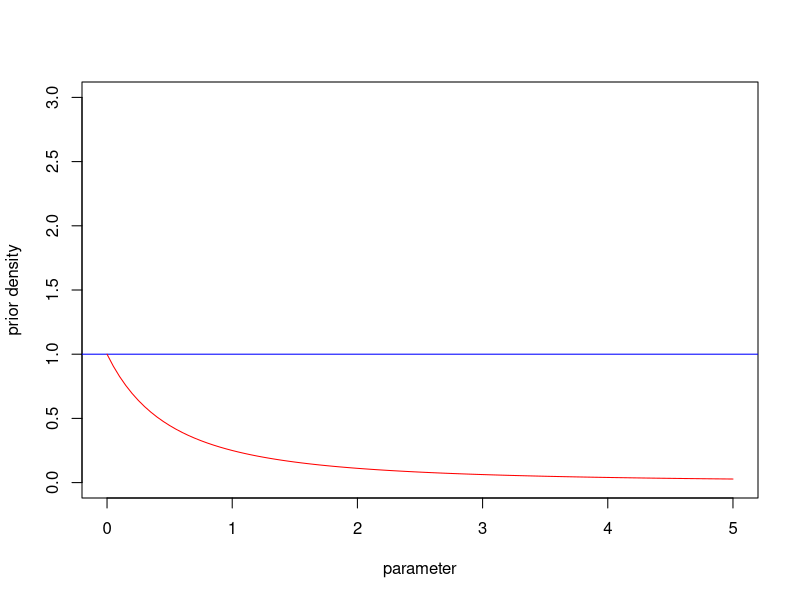
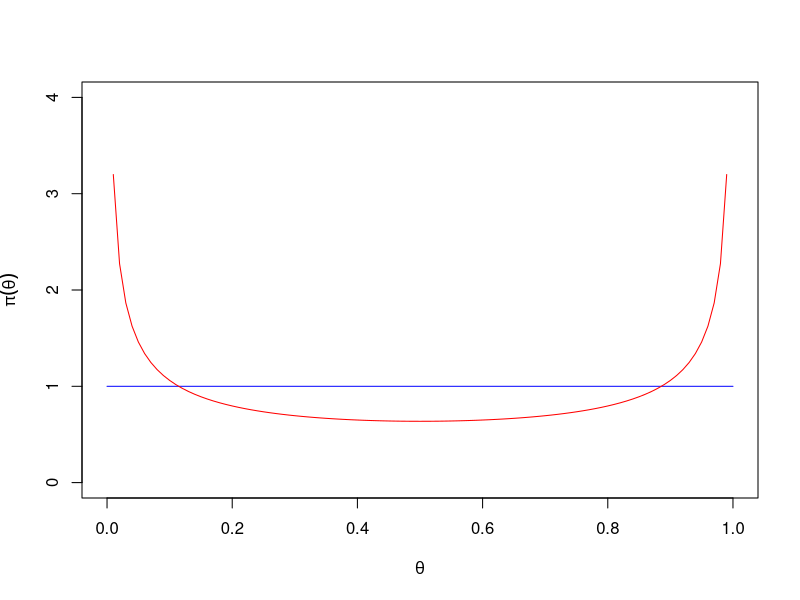

These charts were generated, in order, by the following R code:
## ---- chunk 1
#| echo: false
#| fig-align: center
#| fig-width: 7
#| fig-height: 4.5
plot(0, type = "n", xlim = c(0, 5), ylim = c(0,3), 
     xlab = "parameter", ylab="prior density")
abline(h = 1, col="blue")
curve(1/(1+x)^2, col="red", add = T)
## ---- chunk 2
#| echo: false
#| output-location: slide
#| fig-align: center
#| fig-cap: "Beta(1,1) (blue) and Beta(1/2, 1/2) (red)"
#| fig-cap-location: top
#| fig-width: 7
plot(0, type = "n", xlim = c(0, 1), ylim = c(0, 4),
     xlab = expression(theta), ylab = expression(pi(theta)))
curve(dbeta(x, 1, 1), col = "blue", add = T)
curve(dbeta(x, 1/2, 1/2), col = "red", add = T)
